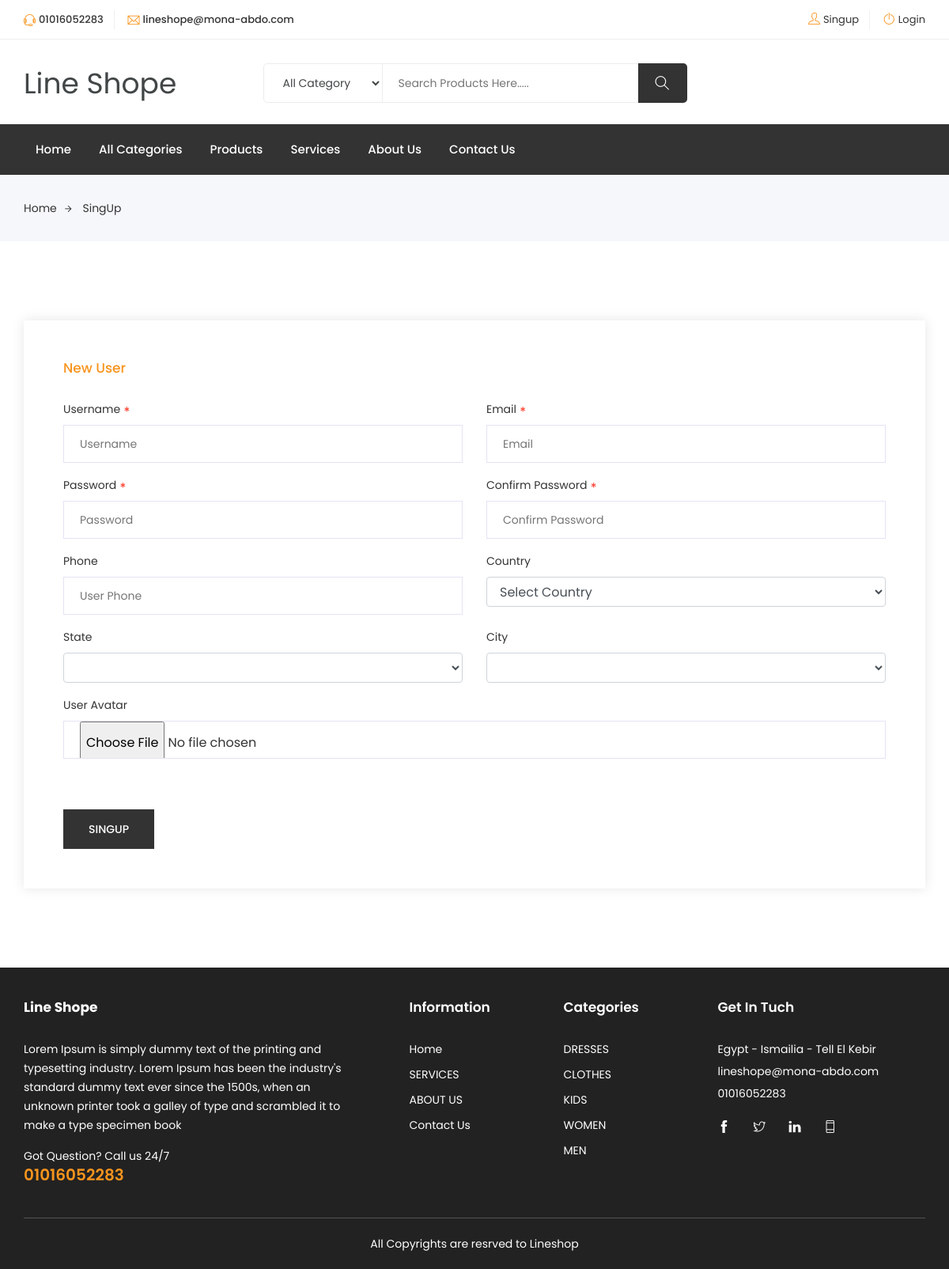
The page /singup.php on the database its author committed.
### tables this page shows
CREATE TABLE `settings` (
  `id` tinyint(4) NOT NULL,
  `site_name` varchar(50) NOT NULL,
  `site_email` varchar(150) NOT NULL,
  `site_phone` varchar(50) NOT NULL,
  `site_link` varchar(255) NOT NULL,
  `site_status` tinyint(1) NOT NULL DEFAULT 1,
  `site_tags` varchar(255) NOT NULL,
  `site_desc` tinytext NOT NULL,
  `site_text_close` tinytext NOT NULL,
  `site_copyrights` tinytext NOT NULL,
  `site_summery` varchar(255) NOT NULL,
  `fb_url` varchar(255) NOT NULL,
  `tw_url` varchar(255) NOT NULL,
  `ln_url` varchar(255) NOT NULL,
  `wh_url` varchar(255) NOT NULL,
  `site_address` varchar(255) NOT NULL,
  `site_logo` varchar(150) NOT NULL,
  `slider_background` varchar(255) NOT NULL,
  `userid` tinyint(4) NOT NULL DEFAULT 1
);

CREATE TABLE `pages` (
  `id` tinyint(4) NOT NULL,
  `title` varchar(255) NOT NULL,
  `content` mediumtext NOT NULL,
  `status` tinyint(1) NOT NULL DEFAULT 1,
  `user_id` int(11) NOT NULL,
  `created_at` datetime NOT NULL,
  `updated_at` datetime NOT NULL
);

CREATE TABLE `countries` (
  `id` mediumint(8) UNSIGNED NOT NULL,
  `name` varchar(100) NOT NULL,
  `iso3` char(3) DEFAULT NULL,
  `numeric_code` char(3) DEFAULT NULL,
  `iso2` char(2) DEFAULT NULL,
  `phonecode` varchar(255) DEFAULT NULL,
  `capital` varchar(255) DEFAULT NULL,
  `currency` varchar(255) DEFAULT NULL,
  `currency_name` varchar(255) DEFAULT NULL,
  `currency_symbol` varchar(255) DEFAULT NULL,
  `tld` varchar(255) DEFAULT NULL,
  `native` varchar(255) DEFAULT NULL,
  `region` varchar(255) DEFAULT NULL,
  `subregion` varchar(255) DEFAULT NULL,
  `timezones` text DEFAULT NULL,
  `translations` text DEFAULT NULL,
  `latitude` decimal(10,8) DEFAULT NULL,
  `longitude` decimal(11,8) DEFAULT NULL,
  `emoji` varchar(191) DEFAULT NULL,
  `emojiU` varchar(191) DEFAULT NULL,
  `created_at` timestamp NULL DEFAULT NULL,
  `updated_at` timestamp NOT NULL DEFAULT current_timestamp() ON UPDATE current_timestamp(),
  `flag` tinyint(1) NOT NULL DEFAULT 1,
  `wikiDataId` varchar(255) DEFAULT NULL COMMENT 'Rapid API GeoDB Cities'
);

CREATE TABLE `categories` (
  `id` tinyint(4) NOT NULL,
  `name` varchar(50) NOT NULL,
  `description` varchar(255) DEFAULT NULL,
  `parent_id` tinyint(4) NOT NULL DEFAULT 0,
  `user_id` tinyint(4) NOT NULL,
  `status` tinyint(1) NOT NULL DEFAULT 0,
  `image` varchar(50) DEFAULT NULL,
  `created_at` datetime NOT NULL DEFAULT current_timestamp(),
  `updated_at` datetime NOT NULL DEFAULT current_timestamp()
);

### init.php (called while the page is built, shortened)
<?php
include "dashboard/config.php";
include "includes/functions/functions.php";
$css_front      = "assets/css/";

### includes/functions/functions.php (called while the page is built, shortened)
<?php
if(! function_exists('isActive')){
    function isActive($pageName,$page = 2){
        $uri_path = parse_url($_SERVER['REQUEST_URI'], PHP_URL_PATH);
        $uri_segments = explode('/', $uri_path);
        if($uri_segments[$page] == $pageName)
        {
            return 'active';
        }
        else
        {
            return '';
        }
    }
}
if(! function_exists('get_rows')){
    function get_rows($tblname,$limit = '',$rand = ''){
        global $con;
        if($limit != '')
            if($rand != '')
                $stmt = $con->prepare("SELECT * FROM $tblname ORDER BY rand() LIMIT $limit");
            else
                $stmt = $con->prepare("SELECT * FROM $tblname WHERE `status` = 1 ORDER BY id DESC LIMIT $limit");
        else
            $stmt = $con->prepare("SELECT * FROM $tblname ORDER BY id DESC");
        $stmt->execute();
        $rows = $stmt->fetchAll();
        return $rows;
    }
}
if(! function_exists('get_all_rows_data')){
    function get_all_rows_data($tbl,$col,$id,$limit = ''){
        global $con;
        if($limit == ''){
            $stmt = $con->prepare("SELECT * FROM $tbl WHERE $col = ? ORDER BY id DESC");
            $stmt->execute(array($id));
        }else{
            $stmt = $con->prepare("SELECT * FROM $tbl WHERE $col = ? ORDER BY id DESC LIMIT $limit");
            $stmt->execute(array($id));
        }
        $rows = $stmt->fetchAll();
        return $rows;
    }
}
if(! function_exists('get_item')){
    function get_item($column,$tbl,$col_name,$id){
        global $con;
        $stmt = $con->prepare("SELECT $column FROM $tbl WHERE $col_name = ?");
        $stmt->execute(array($id));
        $row = $stmt->fetch();
        if($stmt->rowCount() > 0){
            return $row[$column];
        }
    }
}

### singup.php (the view, shortened to what this page needs)
<?php
include "init.php";
include $tpl."header.php";
include "includes/functions/users.php";
?>
	<div class="breadcrumbs">
		<div class="container">
			<div class="row">
				<div class="col-12">
					<div class="bread-inner">
						<ul class="bread-list">
							<li><a href="index.php">Home<i class="ti-arrow-right"></i></a></li>
							<li class="active"><a href="singup.php">SingUp</a></li>
						</ul>
					</div>
				</div>
			</div>
		</div>
	</div>
	<section id="contact-us" class="contact-us section">
		<div class="container">
				<div class="contact-head">
					<div class="row">
						<div class="col-lg-12 col-12">
							<div class="form-main">
								<div class="title">
									<h4>New User</h4>
								</div>
								<form class="form" action="<?=$_SERVER['PHP_SELF']?>"  method="POST" enctype="multipart/form-data">
									<div class="row">
										<div class="col-lg-6 col-12">
											<div class="form-group">
												<label>Username<span>*</span></label>
												<input name="username" type="text" required placeholder="Username">
											</div>
										</div>
										<div class="col-lg-6 col-12">
											<div class="form-group">
												<label>Email<span>*</span></label>
												<input name="email" type="email" required placeholder="Email">
											</div>
										</div>
										<div class="col-lg-6 col-12">
											<div class="form-group">
												<label>Password<span>*</span></label>
												<input name="password" type="password" required placeholder="Password">
											</div>
										</div>
										<div class="col-lg-6 col-12">
											<div class="form-group">
												<label>Confirm Password<span>*</span></label>
												<input name="confirm_password" type="password" required placeholder="Confirm Password">
											</div>
										</div>
										<div class="col-lg-6 col-12">
											<div class="form-group">
												<label>Phone</label>
												<input name="phone" type="text" required placeholder="User Phone">
											</div>
										</div>
										<div class="col-lg-6 col-12">
											<div class="form-group">
												<label>Country</label>
												<select class="form-control" name="country_id" id="country-dropdown">
													<option value="">Select Country</option>
													<?php
													$countries = get_rows('countries');
													?>
												</select>
											</div>
										</div>
										<div class="col-lg-6 col-12">
											<div class="form-group">
										    	<label>State</label>
												<select name="state_id" class="form-control" id="state-dropdown">
												</select>
											</div>
										</div>
										<div class="col-lg-6 col-12">
											<div class="form-group">
											<label>City</label>
												<select name="city_id" class="form-control" id="city-dropdown">
												</select>
											</div>
										</div>
										<div class="col-lg-12 col-12">
											<div class="form-group">
                                        		<label>User Avatar</label>
                                        		<input type="file" class="form-control" name="avatar" onchange="readURL(this);" class="form-control" />
                                        </div>
										</div>
										<div class="col-md-6 col-md-offset-3">
											<br/><br>
										</div>
										<div class="col-12">
											<div class="form-group button">
												<button type="submit" class="btn ">SingUp</button>
											</div>
										</div>
									</div>
								</form>
							</div>
						</div>
					</div>
				</div>
			</div>
	</section>
<?php include $tpl."footer.php" ?>

### includes/templates/header.php (shortened to what this page needs)
<?php
include "includes/functions/functions.php";
?>
<!DOCTYPE html>
<html lang="zxx">
<head>
	<link rel="stylesheet" href="<?=$css_front?>bootstrap.css">
    <link rel="stylesheet" href="<?=$css_front?>magnific-popup.min.css">
    <link rel="stylesheet" href="<?=$css_front?>font-awesome.css">
	<link rel="stylesheet" href="<?=$css_front?>jquery.fancybox.min.css">
    <link rel="stylesheet" href="<?=$css_front?>themify-icons.css">
    <link rel="stylesheet" href="<?=$css_front?>niceselect.css">
    <link rel="stylesheet" href="<?=$css_front?>animate.css">
	<link rel="stylesheet" href="<?=$css_front?>flex-slider.min.css">
	<link rel="stylesheet" href="<?=$css_front?>jquery.exzoom.css"/>
    <link rel="stylesheet" href="<?=$css_front?>owl-carousel.css">
    <link rel="stylesheet" href="<?=$css_front?>slicknav.min.css">
	<link rel="stylesheet" href="https://cdn.datatables.net/1.11.3/css/jquery.dataTables.min.css">
    <link rel="stylesheet" href="https://unpkg.com/dropzone@5/dist/min/dropzone.min.css" type="text/css" />
	<link rel="stylesheet" href="<?=$css_front?>reset.css">
	<link rel="stylesheet" href="<?=$css_front?>style.css">
    <link rel="stylesheet" href="<?=$css_front?>responsive.css">
	<link rel="stylesheet" href="<?=$css_front?>myStyle.css">
	<?php
		$site_status = get_item('site_status','settings','id',1);
	?>
</head>
<body class="js">
	<header class="header shop">
		<div class="topbar">
			<div class="container">
				<div class="row">
					<div class="col-lg-5 col-md-12 col-12">
						<div class="top-left">
							<ul class="list-main">
								<li><i class="ti-headphone-alt"></i><?=get_item('site_phone','settings','id',1)?></li>
								<li><i class="ti-email"></i><?=get_item('site_email','settings','id',1)?></li>
							</ul>
						</div>
					</div>
					<div class="col-lg-7 col-md-12 col-12">
						<div class="right-content">
							<ul class="list-main">
								<?php if(isset($_SESSION['user_id']) && $_SESSION['user_id'] != ''): ?>
								<li><i class="ti-user"></i><a href="profile.php"><?=$_SESSION['username']?></a></li>
								<li><i class="ti-power-off"></i><a href="logout.php">Logout</a></li>
								<?php else: ?>
								<li><i class="ti-user"></i><a href="singup.php">Singup</a></li>
								<li><i class="ti-power-off"></i><a href="login.php">Login</a></li>
								<?php endif ?>
							</ul>
						</div>
					</div>
				</div>
			</div>
		</div>
		<div class="middle-inner">
			<div class="container">
				<div class="row">
					<div class="col-lg-2 col-md-2 col-12">
						<div class="logo">
							<a href="index.php" class="navbar-brand site_name"><?=get_item('site_name','settings','id',1)?></a>
						</div>
					</div>
					<div class="col-lg-8 col-md-7 col-12">
						<div class="search-bar-top">
							<div class="search-bar">
								<select class="nice-select" id="search_cats">
									<option selected="selected">All Category</option>
									<?php
									foreach(get_all_rows_data('categories','status',1) as $cat){
										echo '<option value="'.$cat['id'].'">'.$cat['name'].'</option>';
									}
									?>
								</select>
								<form method="GET" action="searchresult.php">
									<input name="search_key" placeholder="Search Products Here....." type="search">
									<button class="btnn" type="submit"><i class="ti-search"></i></button>
								</form>
							</div>
						</div>
					</div>
					<div class="col-lg-2 col-md-3 col-12">
					</div>
				</div>
			</div>
		</div>
		<div class="header-inner">
			<div class="container">
				<div class="cat-nav-head">
					<div class="row">
						<div class="col-lg-<?=(isActive('index.php',1) == 'active' || isActive('',1) == 'active')? '9' : '12'?> col-12">
							<div class="menu-area">
								<nav class="navbar navbar-expand-lg">
									<div class="navbar-collapse">
										<div class="nav-inner">
											<ul class="nav main-menu menu navbar-nav">
													<li class="<?=isActive('index.php',1)?><?=isActive('',1)?>"><a href="index.php">Home</a></li>
													<li class="<?=isActive('categories.php',1)?>"><a href="categories.php">All Categories</a></li>
													<li class="<?=isActive('products.php',1)?>"><a href="products.php">Products</a></li>
													<?php
														$pages = get_all_rows_data('pages','status',1,3);
														foreach($pages as $page){
															(isset($_GET['page_id']) && $_GET['page_id'] == $page['id'])? $class='active' : $class = '';
															echo '<li class="'.$class.'"><a href="page.php?page_id='.$page['id'].'">'.$page['title'].'</a></li>';
														}
													?>
													<li class="<?=isActive('contact.php',1)?>"><a href="contact.php">Contact Us</a></li>
												</ul>
										</div>
									</div>
								</nav>
							</div>
						</div>
					</div>
				</div>
			</div>
		</div>
	</header>

### includes/templates/footer.php (shortened to what this page needs)
<footer class="footer">
		<div class="footer-top section">
			<div class="container">
				<div class="row">
					<div class="col-lg-5 col-md-6 col-12">
						<div class="single-footer about">
							<div class="logo">
								<h4><a href="index.php" style="color:#fff;font-size:17px;font-weight:bold"><?=get_item('site_name','settings','id',1)?></a></h4>
							</div>
							<p class="text"><?=get_item('site_summery','settings','id',1);?></p>
							<p class="call">Got Question? Call us 24/7<span><a href="<?=get_item('wh_url','settings','id',1)?>"><?=get_item('site_phone','settings','id',1)?></a></span></p>
						</div>
					</div>
					<div class="col-lg-2 col-md-6 col-12">
						<div class="single-footer links">
							<h4>Information</h4>
							<ul>
								<li><a href="index.php">Home</a></li>
								<?php
									$pages = get_all_rows_data('pages','status',1,3);
									foreach($pages as $page){
										echo '<li><a href="page.php?id='.$page['id'].'">'.strtoupper($page['title']).'</a></li>';
									}
								?>
								<li><a href="contact.php">Contact Us</a></li>
							</ul>
						</div>
					</div>
					<div class="col-lg-2 col-md-6 col-12">
						<div class="single-footer links">
							<h4>Categories</h4>
							<ul>
							<?php
								$cats = get_all_rows_data('categories','status',1,5);
								foreach($cats as $cat){
									echo '<li><a href="category.php?category_id='.$cat['id'].'">'.strtoupper($cat['name']).'</a></li>';
								}
							?>
							</ul>
						</div>
					</div>
					<div class="col-lg-3 col-md-6 col-12">
						<div class="single-footer social">
							<h4>Get In Tuch</h4>
							<div class="contact">
								<ul>
									<li><?=get_item('site_address','settings','id',1)?></li>
									<li><?=get_item('site_email','settings','id',1)?></li>
									<li><?=get_item('site_phone','settings','id',1)?></li>
								</ul>
							</div>
							<ul>
								<li><a href="<?=get_item('fb_url','settings','id',1)?>"><i class="ti-facebook"></i></a></li>
								<li><a href="<?=get_item('tw_url','settings','id',1)?>"><i class="ti-twitter"></i></a></li>
								<li><a href="<?=get_item('ln_url','settings','id',1)?>"><i class="ti-linkedin"></i></a></li>
								<li><a href="<?=get_item('wh_url','settings','id',1)?>"><i class="ti-mobile"></i></a></li>
							</ul>
						</div>
					</div>
				</div>
			</div>
		</div>
		<div class="copyright">
			<div class="container">
				<div class="inner">
					<div class="row">
						<div class="col-lg-12 col-12">
							<div>
								<p class="text-center">	<?=get_item('site_copyrights','settings','id',1);?></p>
							</div>
						</div>
					</div>
				</div>
			</div>
		</div>
	</footer>
</body>
</html>

### rows shown on the page
settings: get_item('site_phone','settings','id',1) "01016052283", site_email "lineshope@mona-abdo.com", site_name "Line Shope", site_summery "Lorem Ipsum is simply dummy text of the printing and typesetting industry. Lorem Ipsum has been the industry's standard dummy text ever since the 1500s, when an unknown printer took a galley of type and scrambled it to make a type specimen book", site_phone "01016052283", site_address "Egypt - Ismailia - Tell El Kebir", site_copyrights "All Copyrights are resrved to Lineshop"
pages: title "Services", title "SERVICES"
pages: title "About Us", title "ABOUT US"
countries: id.site_name "Line Shope"
categories: name "DRESSES"
categories: name "CLOTHES"
categories: name "KIDS"
categories: name "WOMEN"
categories: name "MEN"
